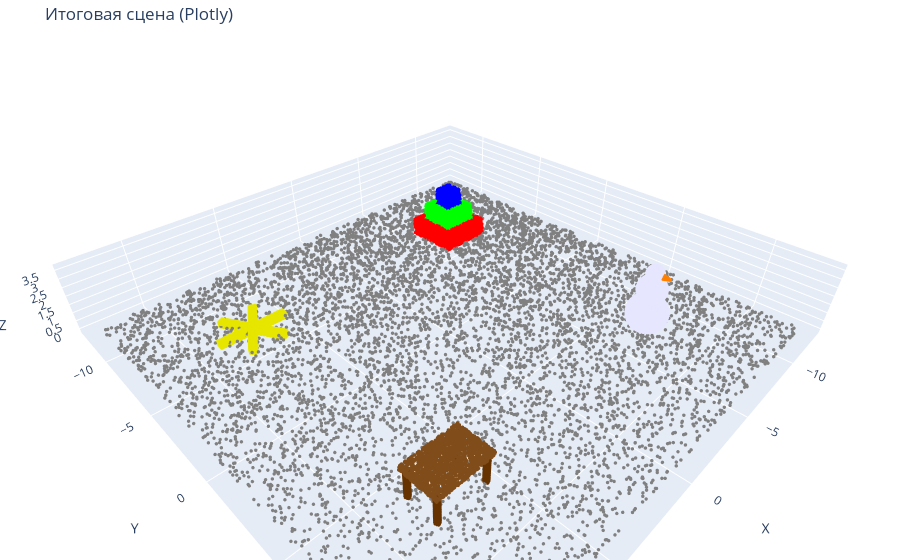

Notebook code for this chart:
### Code cell
# Задание 4. Та же сцена в Plotly + сохранение картинки в results/results.png
pts = np.asarray(final_scene.points)
cols = np.asarray(final_scene.colors)

fig = go.Figure(go.Scatter3d(
    x=pts[:, 0], y=pts[:, 1], z=pts[:, 2],
    mode="markers",
    marker=dict(size=2, color=cols),
))
fig.update_layout(
    title_text="Итоговая сцена (Plotly)",
    scene=dict(xaxis_title="X", yaxis_title="Y", zaxis_title="Z", aspectmode="data"),
    margin=dict(l=0, r=0, b=0, t=40),
)

import os
os.makedirs("results", exist_ok=True)
fig.write_image("results/results.png", width=1100, height=800, scale=2)
fig.show()

### Figure 1 — Plotly figure (JSON) as saved in the notebook; plotly's stock layout.template omitted (floating-point values rounded to 4 significant figures; data arrays with more than 128 entries replaced by an {"elided": "..."} marker saying what was removed)
{"data": [{"marker": {"color": {"elided": "28450x3 float values"}, "size": 2}, "mode": "markers", "type": "scatter3d", "x": {"elided": "28450 float values"}, "y": {"elided": "28450 float values"}, "z": {"elided": "28450 float values"}}], "layout": {"margin": {"b": 0, "l": 0, "r": 0, "t": 40}, "scene": {"aspectmode": "data", "xaxis": {"title": {"text": "X"}}, "yaxis": {"title": {"text": "Y"}}, "zaxis": {"title": {"text": "Z"}}}, "title": {"text": "Итоговая сцена (Plotly)"}}}
